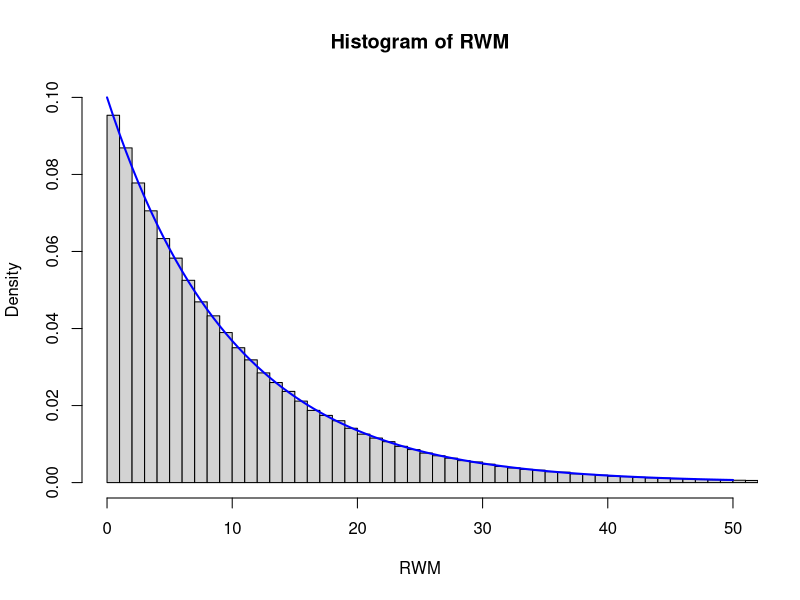
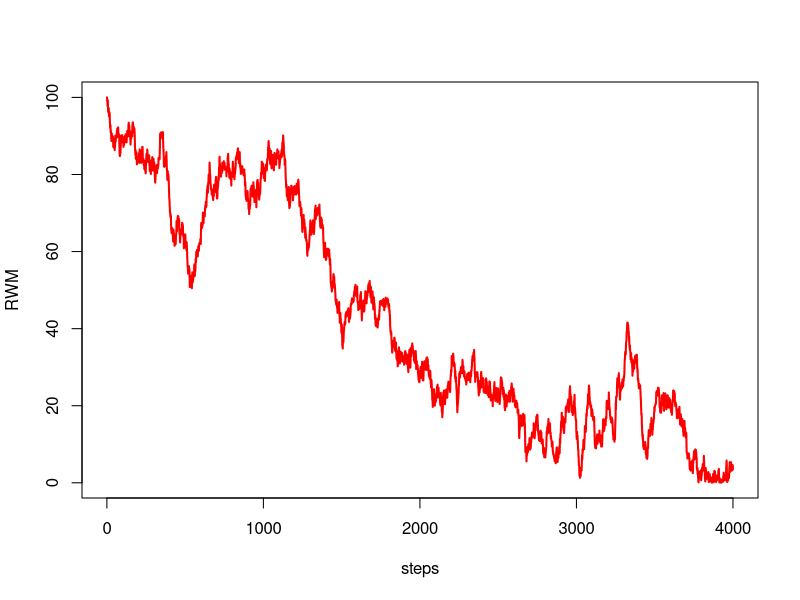
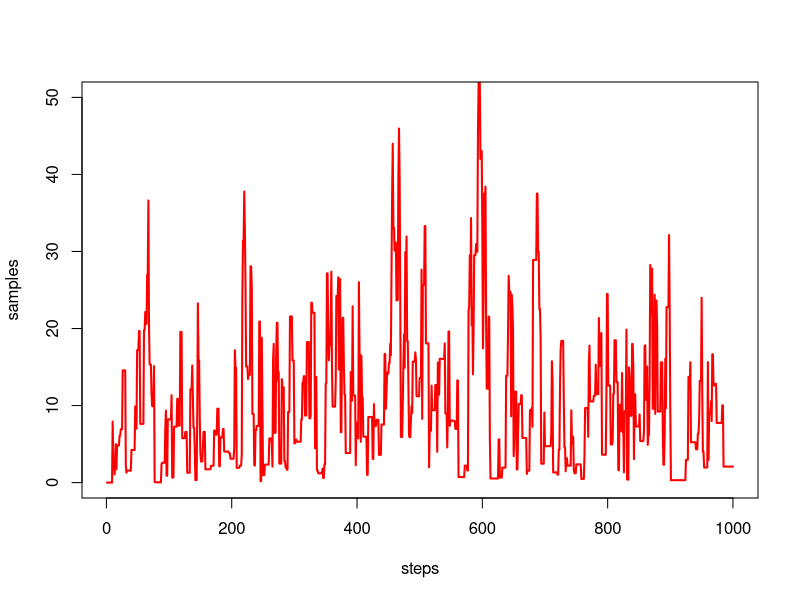
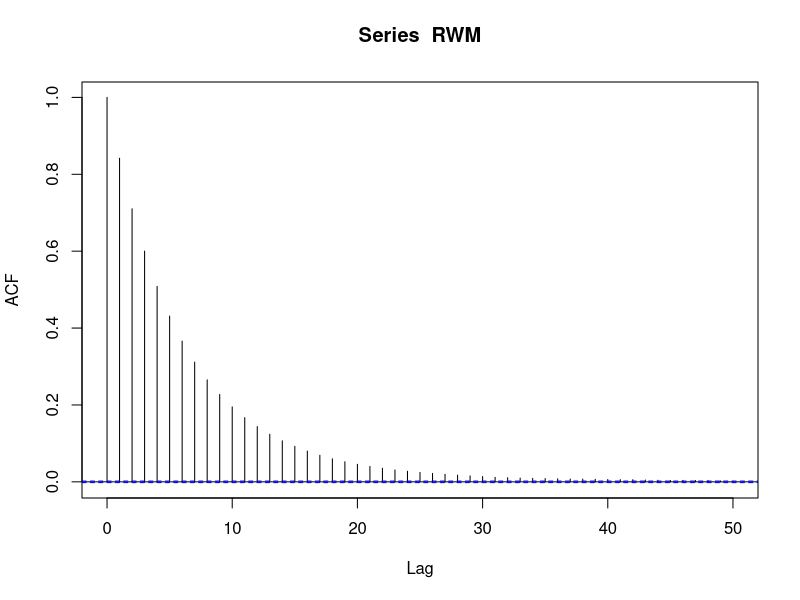

R code for these plots, in order:
## ---- chunk 1
metroexp <- function(n, rate, sigma, initial) {
  MC <- rep(0, n)
  accept <- function(x, y) exp(-rate * (y - x))

  MC[1] <- initial
  for (i in 1:(n - 1)) {
    prop <- MC[i] + rnorm(1, 0, sigma)
    if (prop < 0)  MC[i + 1] <- MC[i]
    else if (runif(1) <= accept(MC[i], prop)) MC[i + 1] <- prop
    else MC[i + 1] <- MC[i]
  }
  
  return(MC)
}
## ---- chunk 2
RWM <- metroexp(1e6, 0.1, 15, 0)

hist(RWM, probability = TRUE, xlim = c(0, 50), ylim = c(0, 0.1), breaks = 100)
curve(dexp(x, 0.1), add = TRUE, lwd = 2, col = "blue")
## ---- chunk 3
RWM <- metroexp(4000, 0.1, 1, 100)
plot(RWM, lwd = 2, col = "red", type = "l", xlab = "steps")
## ---- chunk 4
RWM <- metroexp(1000, 0.1, 15, 0)
plot(RWM, ylim = c(0, 50),
     lwd = 2, col = "red", type = "l", xlab = "steps", ylab = "samples") 
## ---- chunk 5
RWM <- metroexp(1e6, 0.1, 15, 0)
acf(RWM, lag.max = 50)
## ---- chunk 6
RWM <- metroexp(1e6, 0.1, 1, 0)
term <- 1 + 2 * sum(acf(RWM, lag.max = 1000, plot = FALSE)$acf)
print(signif(term, 4))
